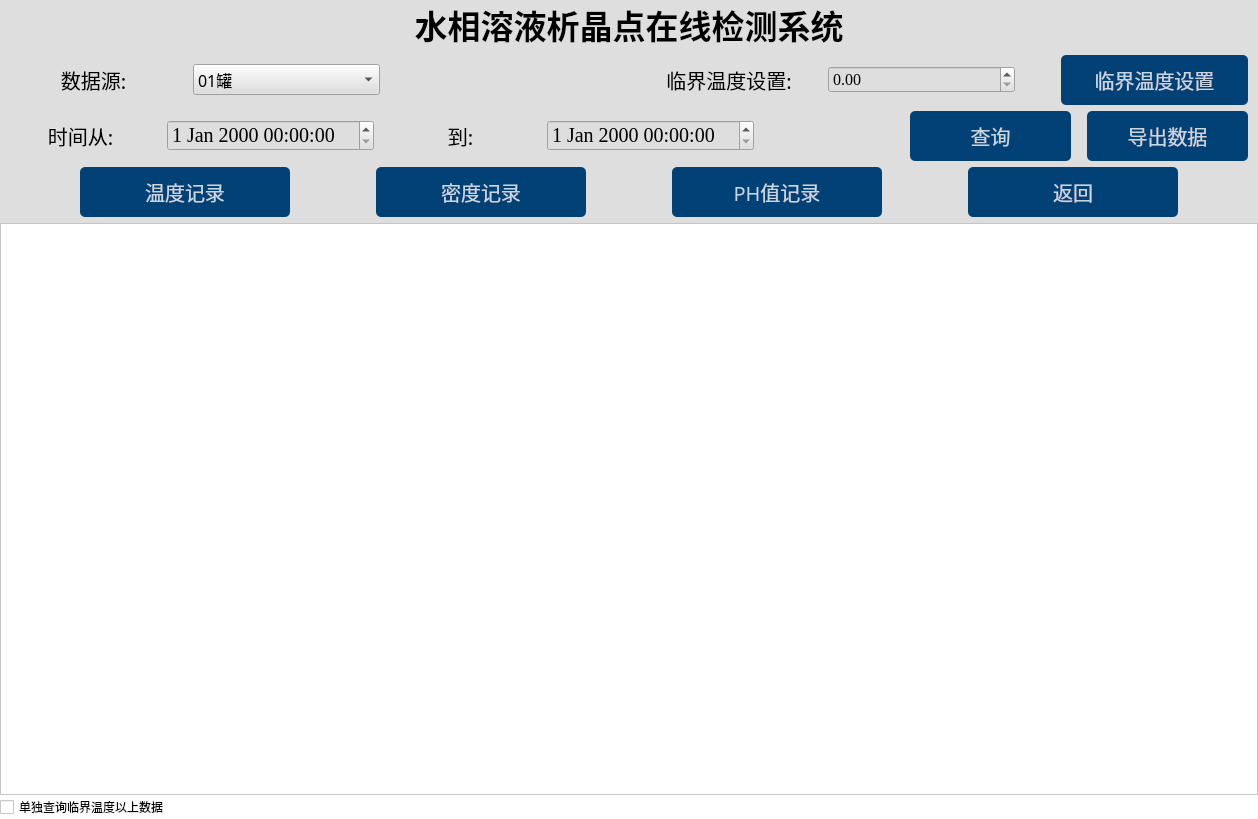
<?xml version="1.0" encoding="UTF-8"?>
<ui version="4.0">
 <class>MainWindow</class>
 <widget class="QMainWindow" name="MainWindow">
  <property name="geometry">
   <rect>
    <x>0</x>
    <y>0</y>
    <width>1258</width>
    <height>819</height>
   </rect>
  </property>
  <property name="windowTitle">
   <string>水相溶液析晶点在线检测系统</string>
  </property>
  <property name="windowIcon">
   <iconset resource="resource.qrc">
    <normaloff>:/icons/icons/中国兵器工业集团logo.svg</normaloff>:/icons/icons/中国兵器工业集团logo.svg</iconset>
  </property>
  <property name="styleSheet">
   <string notr="true">background-color: rgb(222, 222, 222);</string>
  </property>
  <widget class="QWidget" name="centralwidget">
   <layout class="QVBoxLayout" name="verticalLayout_2" stretch="1,0,1,1,16">
    <property name="spacing">
     <number>6</number>
    </property>
    <property name="leftMargin">
     <number>0</number>
    </property>
    <property name="topMargin">
     <number>0</number>
    </property>
    <property name="rightMargin">
     <number>0</number>
    </property>
    <property name="bottomMargin">
     <number>0</number>
    </property>
    <item>
     <layout class="QHBoxLayout" name="horizontalLayout_4">
      <item>
       <widget class="QLabel" name="label">
        <property name="font">
         <font>
          <family>微软雅黑</family>
          <pointsize>25</pointsize>
          <weight>75</weight>
          <bold>true</bold>
         </font>
        </property>
        <property name="styleSheet">
         <string notr="true"/>
        </property>
        <property name="text">
         <string>水相溶液析晶点在线检测系统</string>
        </property>
        <property name="alignment">
         <set>Qt::AlignCenter</set>
        </property>
       </widget>
      </item>
     </layout>
    </item>
    <item>
     <layout class="QHBoxLayout" name="horizontalLayout" stretch="0,0,0,0,0,0,0,0">
      <item>
       <widget class="QLabel" name="data_source_labal">
        <property name="font">
         <font>
          <family>微软雅黑</family>
          <pointsize>15</pointsize>
         </font>
        </property>
        <property name="text">
         <string>&lt;html&gt;&lt;head/&gt;&lt;body&gt;&lt;p align=&quot;center&quot;&gt;数据源:&lt;/p&gt;&lt;/body&gt;&lt;/html&gt;</string>
        </property>
        <property name="alignment">
         <set>Qt::AlignCenter</set>
        </property>
       </widget>
      </item>
      <item>
       <widget class="QComboBox" name="data_source">
        <property name="font">
         <font>
          <family>微软雅黑</family>
          <pointsize>12</pointsize>
         </font>
        </property>
        <item>
         <property name="text">
          <string>01罐</string>
         </property>
        </item>
        <item>
         <property name="text">
          <string>02罐</string>
         </property>
        </item>
        <item>
         <property name="text">
          <string>03罐</string>
         </property>
        </item>
        <item>
         <property name="text">
          <string>全部</string>
         </property>
        </item>
       </widget>
      </item>
      <item>
       <spacer name="horizontalSpacer">
        <property name="orientation">
         <enum>Qt::Horizontal</enum>
        </property>
        <property name="sizeType">
         <enum>QSizePolicy::Fixed</enum>
        </property>
        <property name="sizeHint" stdset="0">
         <size>
          <width>250</width>
          <height>20</height>
         </size>
        </property>
       </spacer>
      </item>
      <item>
       <widget class="QLabel" name="tem_limit_show">
        <property name="font">
         <font>
          <family>微软雅黑</family>
          <pointsize>15</pointsize>
         </font>
        </property>
        <property name="text">
         <string>临界温度设置:</string>
        </property>
        <property name="alignment">
         <set>Qt::AlignCenter</set>
        </property>
       </widget>
      </item>
      <item>
       <widget class="QDoubleSpinBox" name="tem_limit">
        <property name="font">
         <font>
          <family>Times New Roman</family>
          <pointsize>12</pointsize>
         </font>
        </property>
        <property name="maximum">
         <double>160.000000000000000</double>
        </property>
       </widget>
      </item>
      <item>
       <spacer name="horizontalSpacer_5">
        <property name="orientation">
         <enum>Qt::Horizontal</enum>
        </property>
        <property name="sizeType">
         <enum>QSizePolicy::Fixed</enum>
        </property>
        <property name="sizeHint" stdset="0">
         <size>
          <width>40</width>
          <height>20</height>
         </size>
        </property>
       </spacer>
      </item>
      <item>
       <widget class="QPushButton" name="set_pot_lim_tem">
        <property name="minimumSize">
         <size>
          <width>0</width>
          <height>50</height>
         </size>
        </property>
        <property name="font">
         <font>
          <family>微软雅黑</family>
          <pointsize>15</pointsize>
         </font>
        </property>
        <property name="styleSheet">
         <string notr="true">QPushButton#set_pot_lim_tem{
background-color:rgba(2,65,118,255);
color:rgba(255,255,255,200);
border-radius:5px;
}
QPushButton#set_pot_lim_tem:hover{
background-color:rgba(2,65,118,150);
color:rgba(255,255,255,200);
border-radius:5px;
}
QPushButton#set_pot_lim_tem:pressed{
padding-left:5px;
padding-top:5px;
background-color:rgba(2,65,118,100);
}</string>
        </property>
        <property name="text">
         <string>临界温度设置</string>
        </property>
       </widget>
      </item>
      <item>
       <spacer name="horizontalSpacer_10">
        <property name="orientation">
         <enum>Qt::Horizontal</enum>
        </property>
        <property name="sizeType">
         <enum>QSizePolicy::Fixed</enum>
        </property>
        <property name="sizeHint" stdset="0">
         <size>
          <width>10</width>
          <height>20</height>
         </size>
        </property>
       </spacer>
      </item>
     </layout>
    </item>
    <item>
     <layout class="QHBoxLayout" name="time_Layout">
      <item>
       <widget class="QLabel" name="time_from_labal">
        <property name="font">
         <font>
          <family>微软雅黑</family>
          <pointsize>15</pointsize>
         </font>
        </property>
        <property name="text">
         <string>时间从:</string>
        </property>
        <property name="alignment">
         <set>Qt::AlignCenter</set>
        </property>
       </widget>
      </item>
      <item>
       <widget class="QDateTimeEdit" name="s_datetime">
        <property name="font">
         <font>
          <family>Times New Roman</family>
          <pointsize>15</pointsize>
         </font>
        </property>
       </widget>
      </item>
      <item>
       <widget class="QLabel" name="to_labal">
        <property name="font">
         <font>
          <family>微软雅黑</family>
          <pointsize>15</pointsize>
         </font>
        </property>
        <property name="text">
         <string>到:</string>
        </property>
        <property name="alignment">
         <set>Qt::AlignCenter</set>
        </property>
       </widget>
      </item>
      <item>
       <widget class="QDateTimeEdit" name="e_datetime">
        <property name="font">
         <font>
          <family>Times New Roman</family>
          <pointsize>15</pointsize>
         </font>
        </property>
       </widget>
      </item>
      <item>
       <spacer name="horizontalSpacer_2">
        <property name="orientation">
         <enum>Qt::Horizontal</enum>
        </property>
        <property name="sizeType">
         <enum>QSizePolicy::Fixed</enum>
        </property>
        <property name="sizeHint" stdset="0">
         <size>
          <width>150</width>
          <height>20</height>
         </size>
        </property>
       </spacer>
      </item>
      <item>
       <widget class="QPushButton" name="Confirm_button">
        <property name="minimumSize">
         <size>
          <width>0</width>
          <height>50</height>
         </size>
        </property>
        <property name="font">
         <font>
          <family>微软雅黑</family>
          <pointsize>15</pointsize>
         </font>
        </property>
        <property name="styleSheet">
         <string notr="true">QPushButton#Confirm_button{
background-color:rgba(2,65,118,255);
color:rgba(255,255,255,200);
border-radius:5px;
}
QPushButton#Confirm_button:hover{
background-color:rgba(2,65,118,150);
color:rgba(255,255,255,200);
border-radius:5px;
}
QPushButton#Confirm_button:pressed{
padding-left:5px;
padding-top:5px;
background-color:rgba(2,65,118,100);
}</string>
        </property>
        <property name="text">
         <string>查询</string>
        </property>
       </widget>
      </item>
      <item>
       <spacer name="horizontalSpacer_7">
        <property name="orientation">
         <enum>Qt::Horizontal</enum>
        </property>
        <property name="sizeType">
         <enum>QSizePolicy::Fixed</enum>
        </property>
        <property name="sizeHint" stdset="0">
         <size>
          <width>10</width>
          <height>20</height>
         </size>
        </property>
       </spacer>
      </item>
      <item>
       <widget class="QPushButton" name="print_out">
        <property name="minimumSize">
         <size>
          <width>0</width>
          <height>50</height>
         </size>
        </property>
        <property name="font">
         <font>
          <family>微软雅黑</family>
          <pointsize>15</pointsize>
         </font>
        </property>
        <property name="styleSheet">
         <string notr="true">QPushButton#print_out{
background-color:rgba(2,65,118,255);
color:rgba(255,255,255,200);
border-radius:5px;
}
QPushButton#print_out:hover{
background-color:rgba(2,65,118,150);
color:rgba(255,255,255,200);
border-radius:5px;
}
QPushButton#print_out:pressed{
padding-left:5px;
padding-top:5px;
background-color:rgba(2,65,118,100);
}</string>
        </property>
        <property name="text">
         <string>导出数据</string>
        </property>
       </widget>
      </item>
      <item>
       <spacer name="horizontalSpacer_11">
        <property name="orientation">
         <enum>Qt::Horizontal</enum>
        </property>
        <property name="sizeType">
         <enum>QSizePolicy::Fixed</enum>
        </property>
        <property name="sizeHint" stdset="0">
         <size>
          <width>10</width>
          <height>20</height>
         </size>
        </property>
       </spacer>
      </item>
     </layout>
    </item>
    <item>
     <layout class="QHBoxLayout" name="horizontalLayout_3">
      <item>
       <spacer name="horizontalSpacer_6">
        <property name="orientation">
         <enum>Qt::Horizontal</enum>
        </property>
        <property name="sizeType">
         <enum>QSizePolicy::Fixed</enum>
        </property>
        <property name="sizeHint" stdset="0">
         <size>
          <width>80</width>
          <height>20</height>
         </size>
        </property>
       </spacer>
      </item>
      <item>
       <widget class="QPushButton" name="pushButton_tem">
        <property name="minimumSize">
         <size>
          <width>0</width>
          <height>50</height>
         </size>
        </property>
        <property name="font">
         <font>
          <family>微软雅黑</family>
          <pointsize>15</pointsize>
         </font>
        </property>
        <property name="styleSheet">
         <string notr="true">QPushButton#pushButton_tem{
background-color:rgba(2,65,118,255);
color:rgba(255,255,255,200);
border-radius:5px;
}
QPushButton#pushButton_tem:hover{
background-color:rgba(2,65,118,150);
color:rgba(255,255,255,200);
border-radius:5px;
}
QPushButton#pushButton_tem:pressed{
padding-left:5px;
padding-top:5px;
background-color:rgba(2,65,118,100);
}</string>
        </property>
        <property name="text">
         <string>温度记录</string>
        </property>
       </widget>
      </item>
      <item>
       <spacer name="horizontalSpacer_3">
        <property name="orientation">
         <enum>Qt::Horizontal</enum>
        </property>
        <property name="sizeType">
         <enum>QSizePolicy::Fixed</enum>
        </property>
        <property name="sizeHint" stdset="0">
         <size>
          <width>80</width>
          <height>20</height>
         </size>
        </property>
       </spacer>
      </item>
      <item>
       <widget class="QPushButton" name="pushButton_density">
        <property name="minimumSize">
         <size>
          <width>0</width>
          <height>50</height>
         </size>
        </property>
        <property name="font">
         <font>
          <family>微软雅黑</family>
          <pointsize>15</pointsize>
         </font>
        </property>
        <property name="styleSheet">
         <string notr="true">QPushButton#pushButton_density{
background-color:rgba(2,65,118,255);
color:rgba(255,255,255,200);
border-radius:5px;
}
QPushButton#pushButton_density:hover{
background-color:rgba(2,65,118,150);
color:rgba(255,255,255,200);
border-radius:5px;
}
QPushButton#pushButton_density:pressed{
padding-left:5px;
padding-top:5px;
background-color:rgba(2,65,118,100);
}</string>
        </property>
        <property name="text">
         <string>密度记录</string>
        </property>
       </widget>
      </item>
      <item>
       <spacer name="horizontalSpacer_4">
        <property name="orientation">
         <enum>Qt::Horizontal</enum>
        </property>
        <property name="sizeType">
         <enum>QSizePolicy::Fixed</enum>
        </property>
        <property name="sizeHint" stdset="0">
         <size>
          <width>80</width>
          <height>20</height>
         </size>
        </property>
       </spacer>
      </item>
      <item>
       <widget class="QPushButton" name="pushButton_ph">
        <property name="minimumSize">
         <size>
          <width>0</width>
          <height>50</height>
         </size>
        </property>
        <property name="font">
         <font>
          <family>微软雅黑</family>
          <pointsize>15</pointsize>
         </font>
        </property>
        <property name="styleSheet">
         <string notr="true">QPushButton#pushButton_ph{
background-color:rgba(2,65,118,255);
color:rgba(255,255,255,200);
border-radius:5px;
}
QPushButton#pushButton_ph:hover{
background-color:rgba(2,65,118,150);
color:rgba(255,255,255,200);
border-radius:5px;
}
QPushButton#pushButton_ph:pressed{
padding-left:5px;
padding-top:5px;
background-color:rgba(2,65,118,100);
}</string>
        </property>
        <property name="text">
         <string>PH值记录</string>
        </property>
       </widget>
      </item>
      <item>
       <spacer name="horizontalSpacer_9">
        <property name="orientation">
         <enum>Qt::Horizontal</enum>
        </property>
        <property name="sizeType">
         <enum>QSizePolicy::Fixed</enum>
        </property>
        <property name="sizeHint" stdset="0">
         <size>
          <width>80</width>
          <height>20</height>
         </size>
        </property>
       </spacer>
      </item>
      <item>
       <widget class="QPushButton" name="pushButton_return">
        <property name="minimumSize">
         <size>
          <width>0</width>
          <height>50</height>
         </size>
        </property>
        <property name="font">
         <font>
          <family>微软雅黑</family>
          <pointsize>15</pointsize>
         </font>
        </property>
        <property name="styleSheet">
         <string notr="true">QPushButton#pushButton_return{
background-color:rgba(2,65,118,255);
color:rgba(255,255,255,200);
border-radius:5px;
}
QPushButton#pushButton_return:hover{
background-color:rgba(2,65,118,150);
color:rgba(255,255,255,200);
border-radius:5px;
}
QPushButton#pushButton_return:pressed{
padding-left:5px;
padding-top:5px;
background-color:rgba(2,65,118,100);
}</string>
        </property>
        <property name="text">
         <string>返回</string>
        </property>
       </widget>
      </item>
      <item>
       <spacer name="horizontalSpacer_8">
        <property name="orientation">
         <enum>Qt::Horizontal</enum>
        </property>
        <property name="sizeType">
         <enum>QSizePolicy::Fixed</enum>
        </property>
        <property name="sizeHint" stdset="0">
         <size>
          <width>80</width>
          <height>20</height>
         </size>
        </property>
       </spacer>
      </item>
     </layout>
    </item>
    <item>
     <layout class="QVBoxLayout" name="verticalLayout" stretch="0,1">
      <property name="spacing">
       <number>0</number>
      </property>
      <item>
       <widget class="QTableWidget" name="sql_table_show">
        <property name="styleSheet">
         <string notr="true">background-color: rgb(255, 255, 255);</string>
        </property>
       </widget>
      </item>
      <item>
       <widget class="QCheckBox" name="tem_limit_on_off">
        <property name="font">
         <font>
          <family>微软雅黑</family>
         </font>
        </property>
        <property name="layoutDirection">
         <enum>Qt::LeftToRight</enum>
        </property>
        <property name="styleSheet">
         <string notr="true">background-color: rgb(255, 255, 255);</string>
        </property>
        <property name="text">
         <string>单独查询临界温度以上数据</string>
        </property>
       </widget>
      </item>
     </layout>
    </item>
   </layout>
  </widget>
 </widget>
 <resources>
  <include location="resource.qrc"/>
 </resources>
 <connections/>
</ui>
